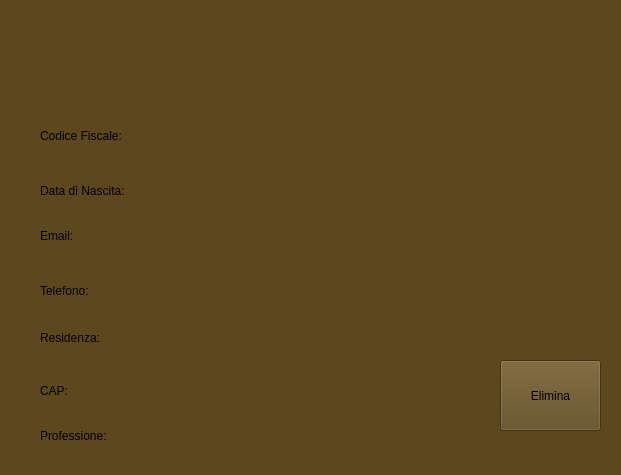
<?xml version="1.0" encoding="UTF-8"?>
<ui version="4.0">
 <class>Vista_Dipendente</class>
 <widget class="QWidget" name="Vista_Dipendente">
  <property name="geometry">
   <rect>
    <x>0</x>
    <y>0</y>
    <width>621</width>
    <height>475</height>
   </rect>
  </property>
  <property name="windowTitle">
   <string>Form</string>
  </property>
  <property name="styleSheet">
   <string notr="true">background-color: rgb(93, 72, 30);</string>
  </property>
  <widget class="QLabel" name="label_nome">
   <property name="geometry">
    <rect>
     <x>50</x>
     <y>30</y>
     <width>131</width>
     <height>51</height>
    </rect>
   </property>
   <property name="text">
    <string/>
   </property>
  </widget>
  <widget class="QLabel" name="label_cognome">
   <property name="geometry">
    <rect>
     <x>290</x>
     <y>30</y>
     <width>161</width>
     <height>51</height>
    </rect>
   </property>
   <property name="text">
    <string/>
   </property>
  </widget>
  <widget class="QLabel" name="label">
   <property name="geometry">
    <rect>
     <x>40</x>
     <y>120</y>
     <width>111</width>
     <height>31</height>
    </rect>
   </property>
   <property name="styleSheet">
    <string notr="true">font: 12pt &quot;MS Shell Dlg 2&quot;;</string>
   </property>
   <property name="text">
    <string>Codice Fiscale:</string>
   </property>
  </widget>
  <widget class="QLabel" name="label_2">
   <property name="geometry">
    <rect>
     <x>40</x>
     <y>180</y>
     <width>121</width>
     <height>21</height>
    </rect>
   </property>
   <property name="styleSheet">
    <string notr="true">font: 12pt &quot;MS Shell Dlg 2&quot;;</string>
   </property>
   <property name="text">
    <string>Data di Nascita:</string>
   </property>
  </widget>
  <widget class="QLabel" name="label_3">
   <property name="geometry">
    <rect>
     <x>40</x>
     <y>220</y>
     <width>101</width>
     <height>31</height>
    </rect>
   </property>
   <property name="styleSheet">
    <string notr="true">font: 12pt &quot;MS Shell Dlg 2&quot;;</string>
   </property>
   <property name="text">
    <string>Email:</string>
   </property>
  </widget>
  <widget class="QLabel" name="label_4">
   <property name="geometry">
    <rect>
     <x>40</x>
     <y>280</y>
     <width>101</width>
     <height>21</height>
    </rect>
   </property>
   <property name="styleSheet">
    <string notr="true">font: 12pt &quot;MS Shell Dlg 2&quot;;</string>
   </property>
   <property name="text">
    <string>Telefono:</string>
   </property>
  </widget>
  <widget class="QLabel" name="label_5">
   <property name="geometry">
    <rect>
     <x>40</x>
     <y>330</y>
     <width>111</width>
     <height>16</height>
    </rect>
   </property>
   <property name="styleSheet">
    <string notr="true">font: 12pt &quot;MS Shell Dlg 2&quot;;</string>
   </property>
   <property name="text">
    <string>Residenza:</string>
   </property>
  </widget>
  <widget class="QLabel" name="label_6">
   <property name="geometry">
    <rect>
     <x>40</x>
     <y>380</y>
     <width>101</width>
     <height>21</height>
    </rect>
   </property>
   <property name="styleSheet">
    <string notr="true">font: 12pt &quot;MS Shell Dlg 2&quot;;</string>
   </property>
   <property name="text">
    <string>CAP:</string>
   </property>
  </widget>
  <widget class="QLabel" name="label_7">
   <property name="geometry">
    <rect>
     <x>40</x>
     <y>420</y>
     <width>101</width>
     <height>31</height>
    </rect>
   </property>
   <property name="styleSheet">
    <string notr="true">font: 12pt &quot;MS Shell Dlg 2&quot;;</string>
   </property>
   <property name="text">
    <string>Professione:</string>
   </property>
  </widget>
  <widget class="QLabel" name="label_cf">
   <property name="geometry">
    <rect>
     <x>220</x>
     <y>120</y>
     <width>301</width>
     <height>31</height>
    </rect>
   </property>
   <property name="text">
    <string/>
   </property>
  </widget>
  <widget class="QLabel" name="label_data">
   <property name="geometry">
    <rect>
     <x>220</x>
     <y>180</y>
     <width>201</width>
     <height>21</height>
    </rect>
   </property>
   <property name="text">
    <string/>
   </property>
  </widget>
  <widget class="QLabel" name="label_email">
   <property name="geometry">
    <rect>
     <x>220</x>
     <y>220</y>
     <width>221</width>
     <height>31</height>
    </rect>
   </property>
   <property name="text">
    <string/>
   </property>
  </widget>
  <widget class="QLabel" name="label_telefono">
   <property name="geometry">
    <rect>
     <x>220</x>
     <y>280</y>
     <width>181</width>
     <height>21</height>
    </rect>
   </property>
   <property name="text">
    <string/>
   </property>
  </widget>
  <widget class="QLabel" name="label_residenza">
   <property name="geometry">
    <rect>
     <x>220</x>
     <y>320</y>
     <width>181</width>
     <height>31</height>
    </rect>
   </property>
   <property name="text">
    <string/>
   </property>
  </widget>
  <widget class="QLabel" name="label_cap">
   <property name="geometry">
    <rect>
     <x>220</x>
     <y>380</y>
     <width>151</width>
     <height>21</height>
    </rect>
   </property>
   <property name="text">
    <string/>
   </property>
  </widget>
  <widget class="QLabel" name="label_professione">
   <property name="geometry">
    <rect>
     <x>219</x>
     <y>420</y>
     <width>141</width>
     <height>21</height>
    </rect>
   </property>
   <property name="text">
    <string/>
   </property>
  </widget>
  <widget class="QPushButton" name="Button_Elimina">
   <property name="geometry">
    <rect>
     <x>500</x>
     <y>360</y>
     <width>101</width>
     <height>71</height>
    </rect>
   </property>
   <property name="text">
    <string>Elimina</string>
   </property>
  </widget>
 </widget>
 <resources/>
 <connections/>
</ui>
